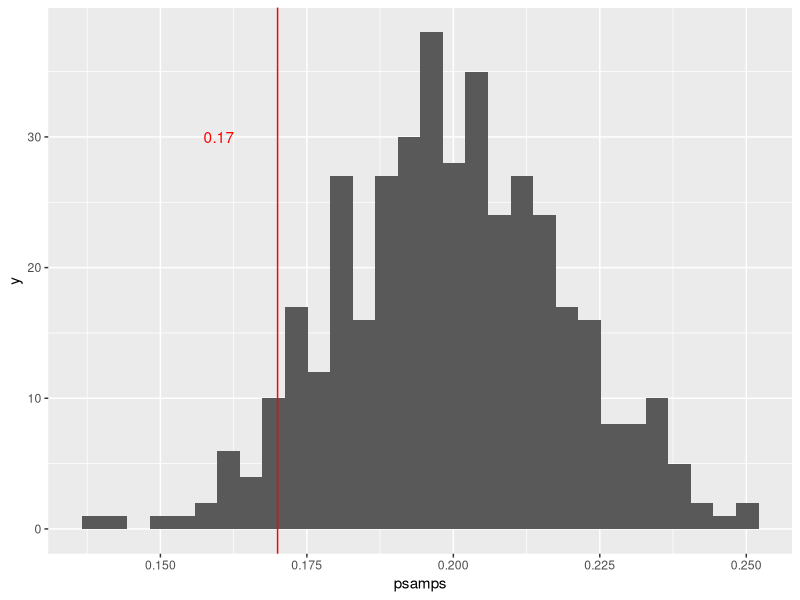
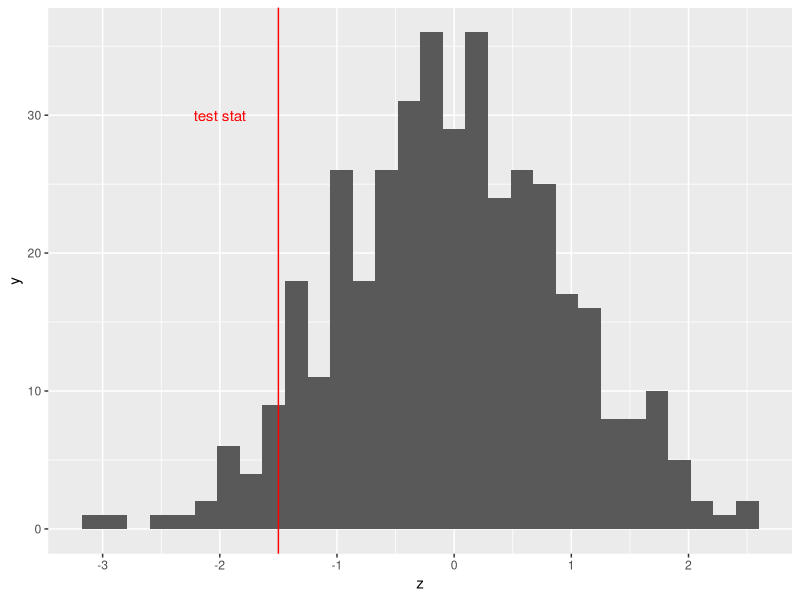
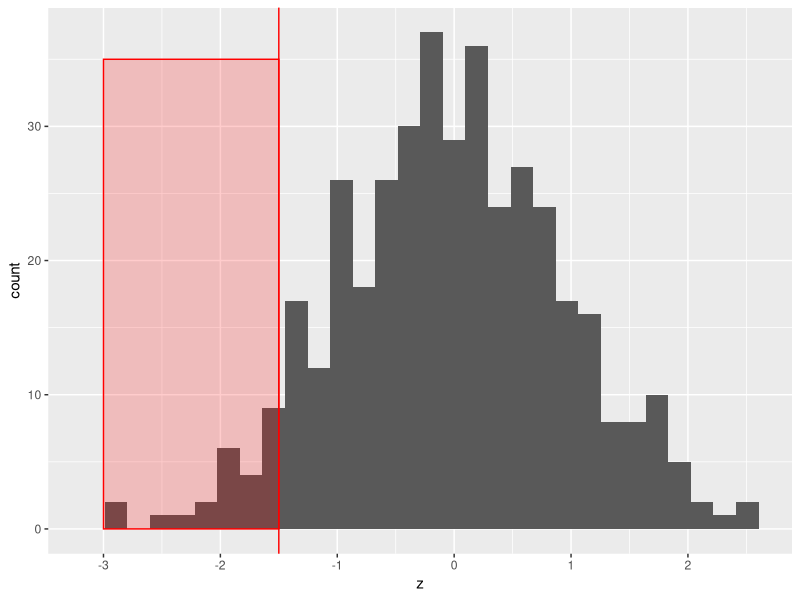
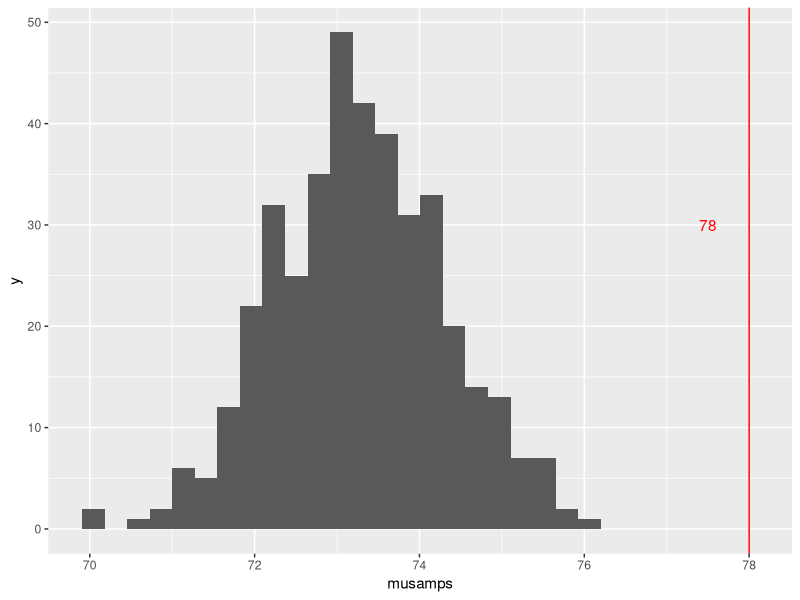
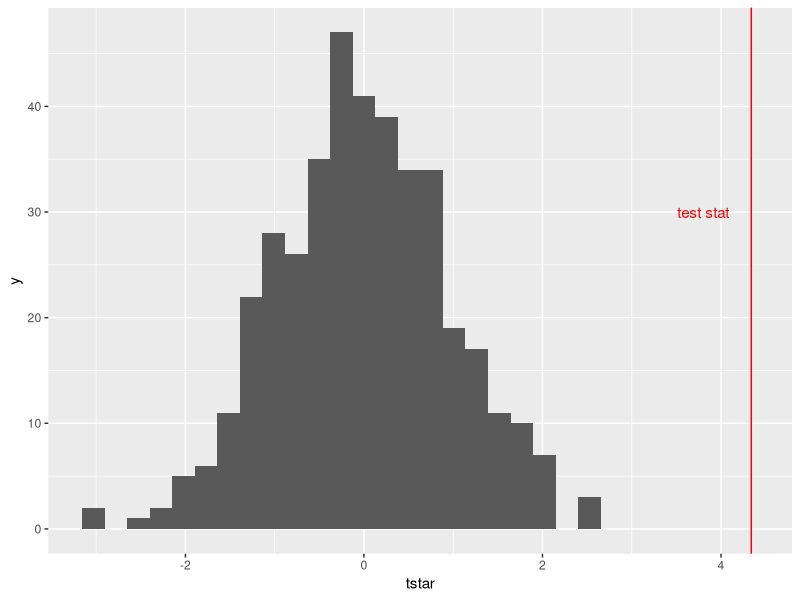
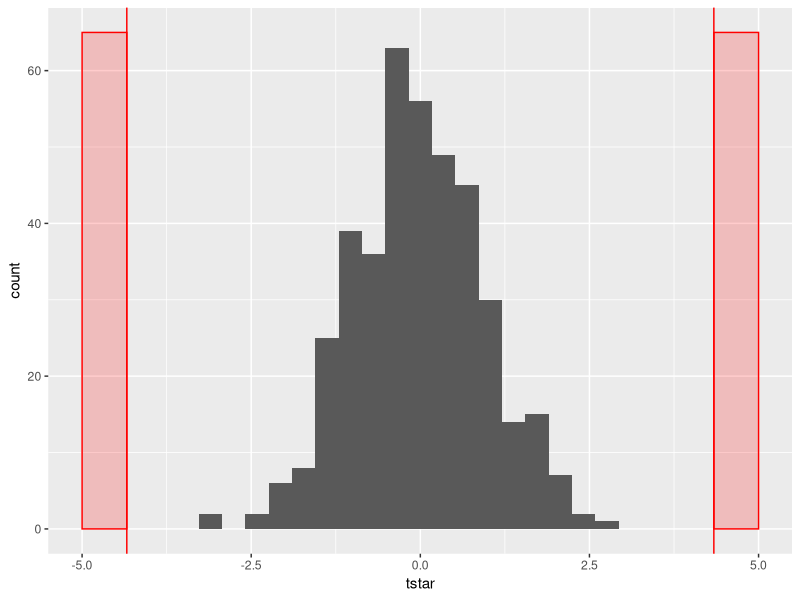

The R script that drew these images, in order:
## ---- chunk 1
library(tidyverse)
## ---- chunk 2
set.seed(12)
psamps <- rnorm(400, mean = 0.2, sd = sqrt((0.2*0.8)/400))

ggplot() + 
  aes(psamps) + 
  geom_histogram(bins = 30) +
  geom_vline(xintercept = 0.17, color = "red") +
  annotate("text", x = 0.16, y = 30, label = "0.17", color = "red")
## ---- chunk 3
set.seed(12)
psamps <- rnorm(400, mean = 0.2, sd = sqrt((0.2*0.8)/400))

z <- (psamps-0.2)/sqrt((0.2*0.8)/400)

ggplot() + 
  aes(z) + 
  geom_histogram(bins = 30) +
  geom_vline(xintercept = -1.5, color = "red") +
  annotate("text", x = -2, y = 30, label = "test stat", color = "red")
## ---- chunk 4
set.seed(12)
psamps <- rnorm(400, mean = 0.2, sd = sqrt((0.2*0.8)/400))

z <- (psamps-0.2)/sqrt((0.2*0.8)/400)

ggplot() + 
  aes(z) + 
  geom_histogram(bins = 30) +
  geom_vline(xintercept = -1.5, color = "red") +
  annotate("rect", xmin = -3, xmax = -1.5, ymin = 0, ymax = 35, color = "red", fill = "red", alpha = 0.2)
## ---- chunk 5
set.seed(12)
musamps <- rnorm(400, mean = 73.3, sd = 6.85/sqrt(40))

tstar <- (musamps - 73.3)/(6.85/sqrt(40))

ggplot() + 
  aes(musamps) + 
  geom_histogram(bins = 30) +
  geom_vline(xintercept = 78, color = "red") +
  annotate("text", x = 77.5, y = 30, label = "78", color = "red")
## ---- chunk 6
set.seed(12)
musamps <- rnorm(400, mean = 73.3, sd = 6.85/sqrt(40))

tstar <- (musamps - 73.3)/(6.85/sqrt(40))

ggplot() + 
  aes(tstar) + 
  geom_histogram(bins = 30) +
  geom_vline(xintercept = 4.339, color = "red") +
  annotate("text", x = 3.8, y=30, label = "test stat", color = "red")
## ---- chunk 7
set.seed(12)
musamps <- rnorm(400, mean = 73.3, sd = 6.85/sqrt(40))

tstar <- (musamps - 73.3)/(6.85/sqrt(40))

ggplot() + 
  aes(tstar) + 
  geom_histogram(bins = 30) +
  geom_vline(xintercept = c(-4.339, 4.339), color = "red") +
  annotate("rect", xmin = -5, xmax = -4.339, ymin = 0, ymax = 65, color = "red", fill = "red", alpha = 0.2) +
  annotate("rect", xmin = 4.339, xmax = 5, ymin = 0, ymax = 65, color = "red", fill = "red", alpha = 0.2)
